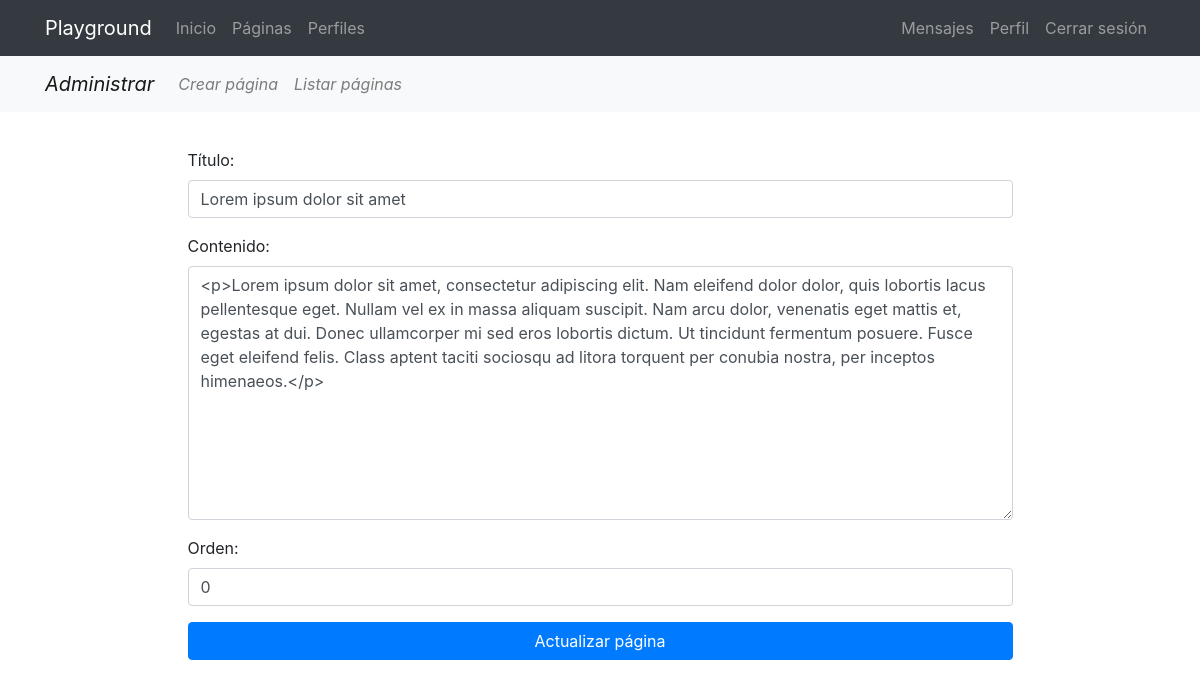
Page /pages/update/1/ (signed in) on the earlier database version.
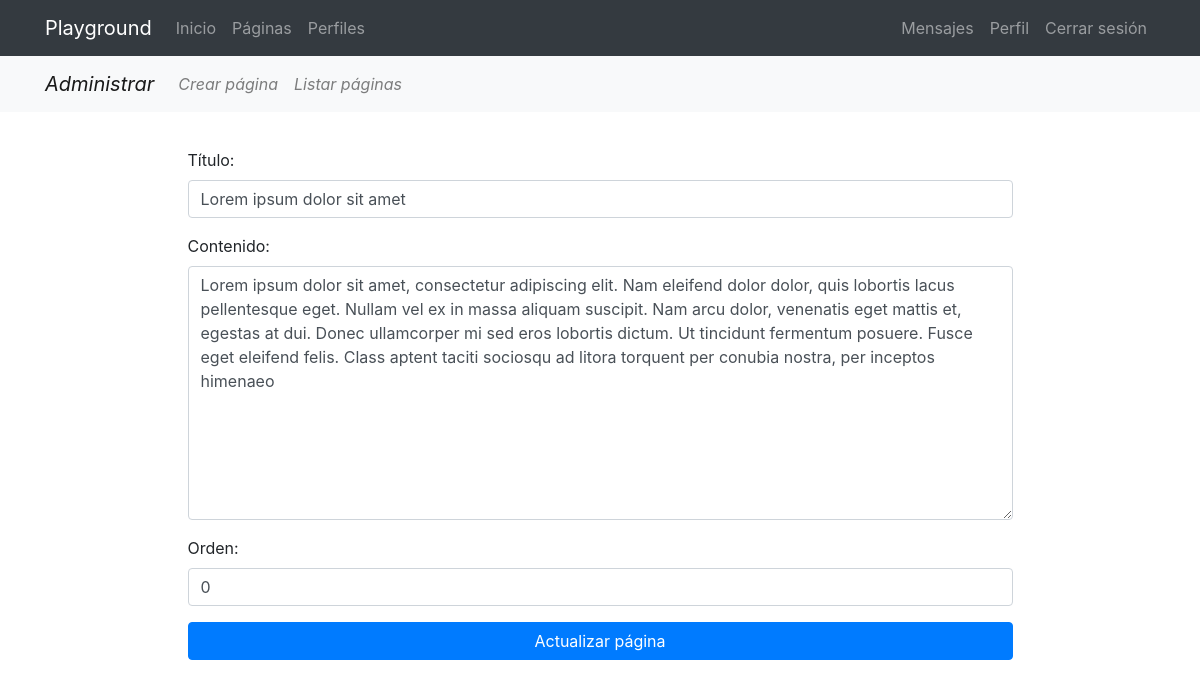
Same page on the later database version.
### pages/models.py (models this page shows, shortened)
class Page(models.Model):
    title = models.CharField(verbose_name="Título", max_length=200)
    content = RichTextField(verbose_name="Contenido")
    order = models.SmallIntegerField(verbose_name="Orden", default=0)
    created = models.DateTimeField(auto_now_add=True, verbose_name="Fecha de creación")
    updated = models.DateTimeField(auto_now=True, verbose_name="Fecha de edición")
    class Meta:
        verbose_name = "página"
        verbose_name_plural = "páginas"
        ordering = ['order', 'title']

### pages/views.py (the view, shortened to what this page needs)
# urls.py: path('update/<int:pk>/', PageUpdate.as_view(), name='update'),
@method_decorator(staff_member_required, name='dispatch')
class PageUpdate(UpdateView):
    model = Page
    form_class = PageForm
    template_name_suffix = '_update_form'
    success_url = reverse_lazy('pages:pages')

### pages/forms.py
class PageForm(forms.ModelForm):
    class Meta:
        model = Page
        fields = ['title', 'content', 'order']
        widgets = {
            'title': forms.TextInput(attrs={
                'class':'form-control',
                'placeholder': 'Ingrese el título de la publicación'}),
            'content': forms.Textarea(attrs={
                'class':'form-control',
                'placeholder': 'Ingrese el contenido de la publicación'}),
            'order': forms.NumberInput(attrs={
                'class':'form-control', 'placeholder':
                'Ingrese el orden de la publicación'}),
        }

### pages/templates/pages/page_update_form.html (shortened to what this page needs)
{% extends 'core/base.html' %}
{% load static %}
{% block content %}
{% include 'pages/includes/pages_menu.html'%}
<main role="main">
  <div class="container">
    <div class="row mt-3 mb-5">
      <div class="col-md-9 mx-auto">
          <form action="" method="post">
            {{ form.as_p }}
            <div class="text-center">
              <input type="submit" class="btn btn-primary btn-block" value="Actualizar página" />
            </div>
          </form>
      </div>
    </div>
  </div>
</main>
{% endblock %}

Differences in the rows shown:
changed Page "Lorem ipsum dolor sit amet": content "<p>Lorem ipsum dolor sit amet, consectetur adipiscing elit. Nam eleifend dolor dolor, quis lobortis lacus pellentesque eget. Nullam vel ex in massa aliquam suscipit. Nam arcu dolor, venenatis eget mattis et, egestas at dui. Donec ullamcorper mi sed eros lobortis dictum. Ut tincidunt fermentum posuere. Fusce eget eleifend felis. Class aptent taciti sociosqu ad litora torquent per conubia nostra, per inceptos himenaeos.</p>" → "Lorem ipsum dolor sit amet, consectetur adipiscing elit. Nam eleifend dolor dolor, quis lobortis lacus pellentesque eget. Nullam vel ex in massa aliquam suscipit. Nam arcu dolor, venenatis eget mattis et, egestas at dui. Donec ullamcorper mi sed eros lobortis dictum. Ut tincidunt fermentum posuere. Fusce eget eleifend felis. Class aptent taciti sociosqu ad litora torquent per conubia nostra, per inceptos himenaeo"
